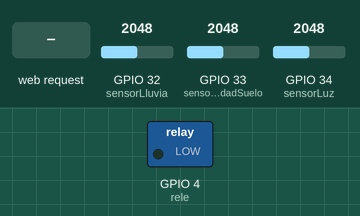
A sketch run on a simulated ESP32. On the bench: switched loads named in the sketch (green lamp = pin HIGH). Inputs (shaded band) come from the test bench; at power-on: GPIO 32 (sensorLluvia) = 2048, GPIO 33 (sensorHumedadSuelo) = 2048, GPIO 34 (sensorLuz) = 2048. WiFi joins after 1.5 s; servers stay silent unless stated; what the sketch prints to the serial monitor is not drawn.

Above: at 2.7 s.
2.8 s: HTTP request GET /on received
At 4.0 s:
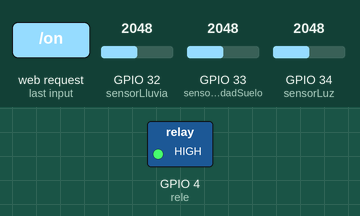
4.3 s: HTTP request GET /off received
At 5.3 s:
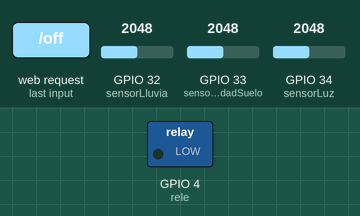
Timing chart, 0 to 7.3 s (numbered marks = the images above; inputs shaded):
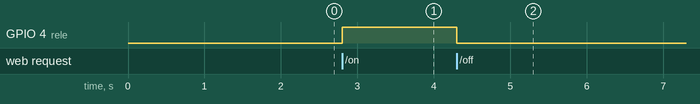

The sketch:

WiFi.ino
```cpp
/**
 * WiFi.ino - Ejemplo de uso del WiFi de la Centralita.
 *
 * Creado el 18/10/2023 por Kevin Rosa - kevin.ingenieria@digitalcodesign.com
 *
 * Crear un servidor web donde poder conectarse para controlar
 * del relé de la Centralita y monitorizar los valores de los sensores
 * de lluvia, humedad del suelo y luminosidad.
 */

#include <WiFi.h>

// Creamos el Servidor Web en el puerto 80

WiFiServer server(80);

// Variables con las credenciales del WiFi

const char* ssid     = "MiFibra-7D98";
const char* password = "NoVFC2RR";

// Variable para gestionar el timeout de conexión a la red WiFi
int contconexion = 0;

// Variable para guardar la petición HTTP
String header;

// Variables relativas con la salida del Relé
String estadoRele = "off";
const int rele = 4;

// Vairables con los pines de los sensores de lluvia, humedad del suelo y luminosidad
const int sensorLluvia = 32;
const int sensorHumedadSuelo = 33;
const int sensorLuz = 34;

// Código HTML para la interfaz mostrada en la IP del Servidor Web
String inicioPagina = "<!DOCTYPE html>"
    "<html>"
    "<head>"
    "<meta charset='utf-8' />"
    "<title>Servidor Web ESP32</title>"
    "</head>"
    "<body>"
    "<center>";

String finPagina = "</center></body></html>";


// Inicialización del ESP32
void setup() {

    // Inicializar monitor serial
    Serial.begin(115200);
    Serial.println("");

    // Definición e inicialización del relé de salida y sensores
    pinMode(sensorLluvia, INPUT);
    pinMode(sensorHumedadSuelo, INPUT);
    pinMode(sensorLuz, INPUT);
    pinMode(rele, OUTPUT);
    digitalWrite(rele, LOW);

    // Inicio de la conexión WiFi con las credenciales
    WiFi.begin(ssid, password);

    // Intenta la conexión, si llega al timeout cancela
    while (WiFi.status() != WL_CONNECTED and contconexion <50) {
        ++contconexion;
        delay(500);
        Serial.print(".");
    }

    // Detectar si se pudo realizar la conexión al WiFi o no
    if (contconexion < 50) {

        // Mostrar IP obtenida en la conexión del WiFi
        Serial.println("");
        Serial.println("WiFi conectado");
        Serial.println(WiFi.localIP());

        // Inicializamos el Servidor Web
        server.begin();

    } else {

        // No se pudo conectar a la red
        Serial.println("");
        Serial.println("Error de conexion");

    }

}

// Bucle principal de funcionamiento
void loop(){

    // Esperamos conexiones entrantes en la IP del Servidor Web
    WiFiClient client = server.available();

    // Si detectamos un cliente conectado
    if (client) {

        Serial.println("New Client.");
        String currentLine = "";

        // Mantenemos en el bucle mientras el cliente esté conectado
        while (client.connected()) {

            // Comprobar si el cliente se encuentra disponible
            if (client.available()) {

                // Preparar variables para leer petición del cliente
                char c = client.read();
                Serial.write(c);
                header += c;

                // Si el byte es un caracter de salto de línea
                if (c == '\n') {

                    // Y la nueva línea está vacía, es el fin de la petición
                    if (currentLine.length() == 0) {

                        // Respondemos a la petición con código HTTP 200 OK
                        client.println("HTTP/1.1 200 OK");
                        client.println("Content-type:text/html");
                        client.println("Connection: close");
                        client.println();

                        // Si la petición viene por ruta /on, encendemos el Relé
                        if (header.indexOf("GET /on") >= 0) {

                            Serial.println("GPIO on");
                            estadoRele = "on";
                            digitalWrite(rele, HIGH);

                        // Si la petición viene por ruta /off, apagamos el Relé
                        } else if (header.indexOf("GET /off") >= 0) {

                            Serial.println("GPIO off");
                            estadoRele = "off";
                            digitalWrite(rele, LOW);

                        }

                        int lecturaLluvia = analogRead(sensorLluvia);
                        int lecturaHumedadSuelo = analogRead(sensorHumedadSuelo);
                        int lecturaLuz = analogRead(sensorLuz);

                        String titulo = "<h1>Servidor Web ESP32</h1>";
                        String botonEncendido = "<p><a href='/on'><button style='height:50px;width:100px'>ON</button></a></p>";
                        String botonApagado = "<p><a href='/off'><button style='height:50px;width:100px'>OFF</button></a></p>";
                        String valoresSensorLluvia = "<p>Lluvia: " + String(lecturaLluvia) + " | ";
                        String valoresSensorLuz = "Luz: " + String(lecturaHumedadSuelo) + " | ";
                        String valoresSensorHumSuelo = "Humedad del Suelo: " + String(lecturaLuz) + "</p>";

                        String web = inicioPagina;
                        web += titulo;
                        web += botonEncendido;
                        web += botonApagado;
                        web += valoresSensorLluvia;
                        web += valoresSensorLuz;
                        web += valoresSensorHumSuelo;
                        web += finPagina;

                        // Envía la interfaz Web
                        client.println(web);

                        // Terminamos la respuesta HTTP con una línea en blanco
                        client.println();

                        // Terminamos el bucle
                        break;

                    // Limpiamos la línea actual
                    } else {

                        currentLine = "";

                    }

                // Cuando llega un retorno de carro, agregamos a la línea actual
                } else if (c != '\r') {

                    currentLine += c;

                }

            }

        }

        // Limpiamos la variable header
        header = "";

        // Cerramos la conexión con el cliente
        client.stop();
        Serial.println("Client disconnected.");
        Serial.println("");

    }

}
```

Measured:
- after the input at 2.8 s, GPIO 4 (rele): LOW → HIGH at once
- after the input at 4.3 s, GPIO 4 (rele): HIGH → LOW at once
